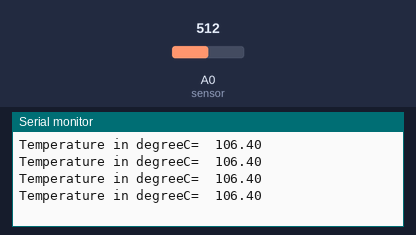
Recording of a sketch running on a simulated Arduino Uno, built with avr-gcc and run on an emulated ATmega328P. Parts: the last lines printed to the serial monitor. Inputs (shaded band) come from the test bench; at power-on: A0 (sensor) = 512.

Above: at 1.2 s.
1.3 s: A0 (sensor) set to 716
At 1.71 s:
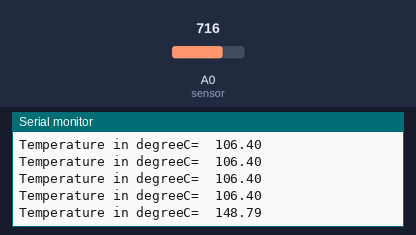
2.8 s: A0 (sensor) set to 900
At 2.91 s:
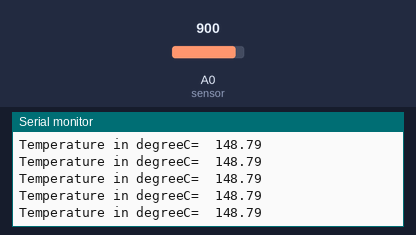
Timing chart, 0 to 5.8 s (numbered marks = the images above; inputs shaded):
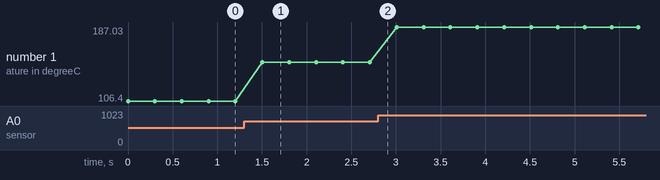

Measured:
- after the input at 1.3 s, the serial monitor: prints a new line after 0.20 s (image 1)
- plotted number 1: 106.4 → 148.79 after the input at 1.3 s, 148.79 → 187.03 after the input at 2.8 s

The sketch:

Temperature_Sensor.ino
```cpp
#define sensor A0
float tempc;
float vout;
void setup() {
 pinMode(sensor,INPUT);
 Serial.begin(9600);

}

void loop() {
  vout=analogRead(sensor);
  tempc=(vout*250)/1203;
  Serial.print("Temperature in degreeC=");
  Serial.print("\t");
  Serial.println(tempc);
  delay(300);
}
```
